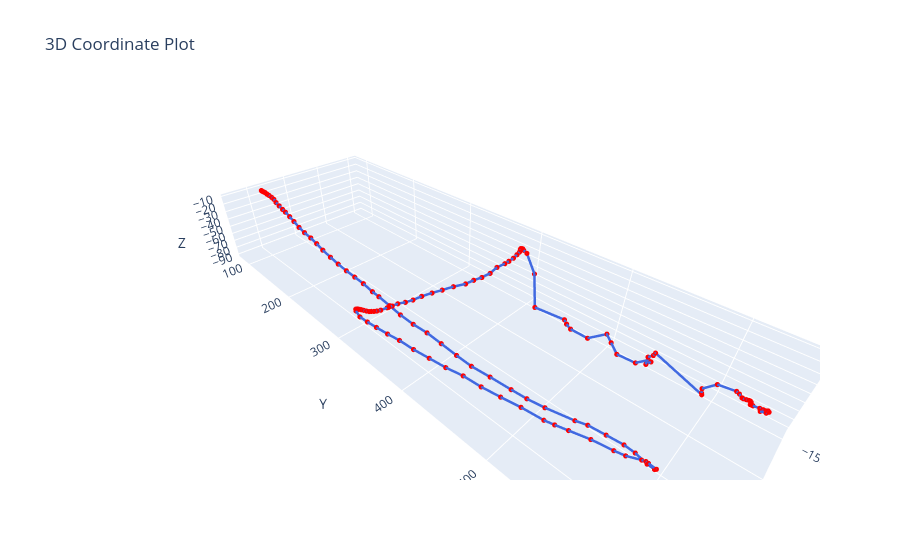

Notebook cell for this chart:
### Code cell
import numpy as np
import matplotlib.pyplot as plt
import plotly.graph_objects as go

data = np.array([
    [-117.31,636.73,-46.8],
    [-117.95,637.61,-48.059],
    [-118.81,636.42,-50.808],
    [-120.15,632.85,-52.974],
    [-122.52,633.67,-53.56],
    [-124.28,635.64,-53.537],
    [-125.37,633.89,-54.646],
    [-126.43,631.75,-55.832],
    [-127.39,627.32,-57.384],
    [-127.75,626.05,-57.81],
    [-127.98,625.48,-58.035],
    [-128.09,625.45,-58.085],
    [-130.8,625.23,-57.943],
    [-132.05,624.4,-58.179],
    [-132.42,623.46,-58.576],
    [-132.54,621.71,-59.186],
    [-132.6,619.72,-59.758],
    [-133.29,618.62,-60.132],
    [-137.13,615.84,-61.037],
    [-139.56,613.25,-61.864],
    [-144.68,598.88,-68.755],
    [-144.49,590.04,-80.435],
    [-143.78,591.19,-84.421],
    [-144.21,591.78,-86.406],
    [-118.79,551.78,-47.15],
    [-119.5,550.52,-51.298],
    [-121.03,546.66,-56.79],
    [-121,546.86,-65.173],
    [-128.94,548.17,-66.798],
    [-136.28,543.69,-72.728],
    [-132.4,535.03,-79.455],
    [-131.83,517.07,-80.362],
    [-136.19,507.59,-74.73],
    [-144.3,498.55,-74.458],
    [-142.54,481.27,-89.33],
    [-141.84,461.76,-88.634],
    [-145.8,454.3,-88.623],
    [-152.96,447.4,-90.844],
    [-138.11,418.53,-81.933],
    [-156.71,400.87,-56.007],
    [-153.69,390.25,-33.309],
    [-153.37,385.96,-31.232],
    [-153.75,384.83,-30.912],
    [-154.19,383.88,-30.591],
    [-154.11,382.9,-30.656],
    [-153.36,382.17,-30.632],
    [-151.47,382.9,-30.562],
    [-148.45,384.24,-32.114],
    [-144.02,384.47,-33.485],
    [-138.4,384.44,-35.247],
    [-131.76,383.84,-36.474],
    [-126.66,382.71,-37.662],
    [-117.8,379.57,-39.657],
    [-108.42,378.59,-43.177],
    [-97.714,376.67,-44.161],
    [-87.472,374.68,-43.689],
    [-77.305,373.12,-44.019],
    [-65.752,367.4,-44.507],
    [-54.582,362.93,-45.245],
    [-44.355,359.06,-45.591],
    [-34.163,355.21,-46.416],
    [-24.776,353.06,-47.048],
    [-16.659,351.38,-46.402],
    [-9.6627,348.59,-45.912],
    [-3.5566,347.76,-45.74],
    [0.077026,347.09,-45.67],
    [1.672,346.63,-45.594],
    [8.2816,345.53,-45.383],
    [11.659,344.26,-45.209],
    [14.162,343.01,-44.987],
    [15.911,341.23,-45.066],
    [17.367,339.89,-45.07],
    [18.856,337.86,-44.815],
    [20.341,335.49,-44.421],
    [21.469,333.54,-44.221],
    [22.49,331.68,-44.116],
    [23.311,330.48,-43.967],
    [24.006,329.95,-43.974],
    [24.521,329.52,-43.995],
    [24.726,329.37,-44.096],
    [25.648,330.9,-44.826],
    [26.111,336.99,-48.161],
    [25.628,347.74,-48.229],
    [24.424,359.52,-48.481],
    [23.651,374.6,-47.49],
    [22.624,389.71,-46.135],
    [21.711,406.93,-46.025],
    [20.367,424.8,-44.896],
    [19.12,442.72,-43.708],
    [17.271,460.01,-41.751],
    [16.09,477.46,-41.49],
    [14.006,494.63,-40.74],
    [11.722,511.46,-39.809],
    [9.5889,529.56,-39.85],
    [8.7342,537.68,-38.42],
    [7.2532,547.44,-36.797],
    [5.6503,562.59,-33.405],
    [4.3609,577.68,-31.454],
    [3.199,584.86,-30.661],
    [1.7938,593.74,-27.287],
    [1.0717,596.02,-27.087],
    [1.0912,597.67,-27.231],
    [-0.44093,602.54,-29.621],
    [-0.21082,601.7,-30.475],
    [-0.5839,596.87,-30.554],
    [-2.3716,588.2,-30.056],
    [-3.0264,580.37,-30.164],
    [-3.0433,568.27,-31.763],
    [-3.2723,555.04,-33.907],
    [-3.222,545.78,-37.36],
    [-4.3928,521.34,-45.45],
    [-3.7559,505.77,-47.825],
    [-4.2483,490.64,-50.022],
    [-3.8387,469.73,-51.353],
    [-3.8368,449.53,-53.569],
    [-4.1909,432.03,-53.323],
    [-4.5075,413.07,-52.253],
    [-4.8581,394.52,-51.364],
    [-4.8061,375.79,-52.385],
    [-5.1237,357.25,-51.959],
    [-6.1411,340.05,-50.866],
    [-6.8137,322.61,-49.508],
    [-7.2506,311.7,-49.202],
    [-8.0115,295.81,-47.533],
    [-8.4735,280.33,-46.991],
    [-8.7472,265.07,-46.338],
    [-9.3014,249.34,-45.211],
    [-9.6052,234.48,-43.145],
    [-10.063,219.2,-40.688],
    [-10.489,206.95,-37.631],
    [-10.526,195.24,-34.883],
    [-10.567,182.3,-33.095],
    [-10.698,171.04,-30.509],
    [-11.522,159.11,-27.614],
    [-12.226,149.02,-25.072],
    [-12.866,138.62,-23.047],
    [-13.103,131.92,-21.808],
    [-13.294,124.11,-19.835],
    [-13.42,117.08,-17.795],
    [-13.914,111.75,-15.36],
    [-13.859,106.6,-14.423],
    [-13.351,101.56,-13.307],
    [-12.928,97.671,-12.8],
    [-12.436,94.707,-11.693],
    [-11.969,92.853,-11.29],
    [-11.554,91.541,-10.988],
    [-11.161,90.495,-10.702],
    [-10.961,89.861,-10.553],
    [-10.864,89.437,-10.46],
    [-10.688,88.977,-10.191],
    [-10.685,88.646,-10.09]
])


fig = go.Figure()

fig.add_trace(go.Scatter3d(
    x=data[:,0],
    y=data[:,1],
    z=data[:,2],
    mode='lines+markers',
    line=dict(color='royalblue', width=5),
    marker=dict(size=3, color='red'),
    name='3D Number'
))

fig.update_layout(
    title='3D Coordinate Plot',
    scene=dict(
        xaxis_title='X',
        yaxis_title='Y',
        zaxis_title='Z',
        aspectmode='data'
    )
)

fig.show()
